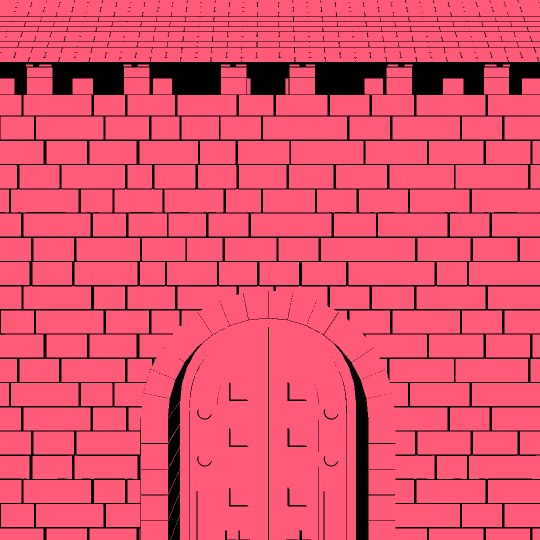
#> input picture resource/tile_P1HomeBase.png, 1080 x 1080 px (shown at 1/2 size)
$ python gui.py
#> lines starting #> are read from the running program, lines starting #| are printed output that depends on the picture
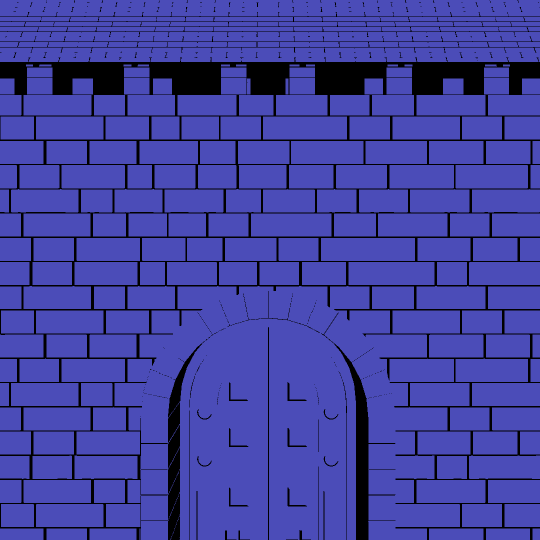
#> input picture resource/tile_P2HomeBase.png, 1080 x 1080 px (shown at 1/2 size)
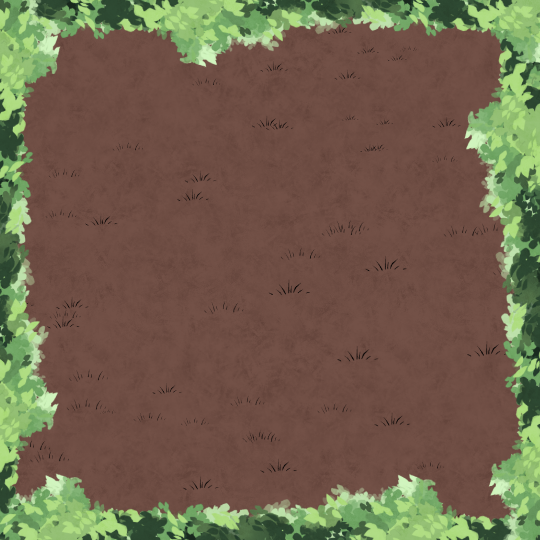
#> input picture resource/tile_ground.png, 1080 x 1080 px (shown at 1/2 size)
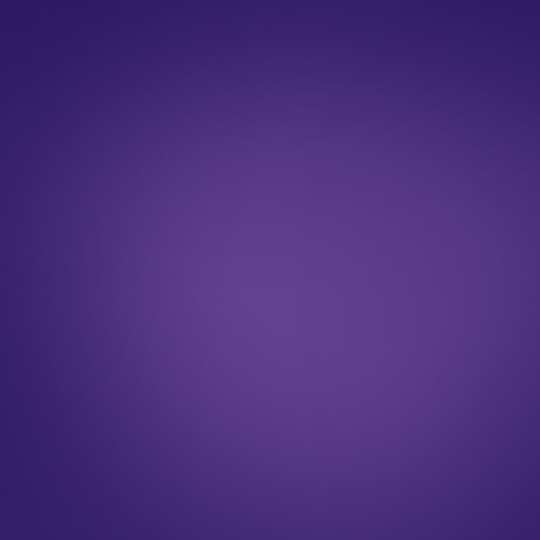
#> input picture resource/tile_poison.png, 1080 x 1080 px (shown at 1/2 size)
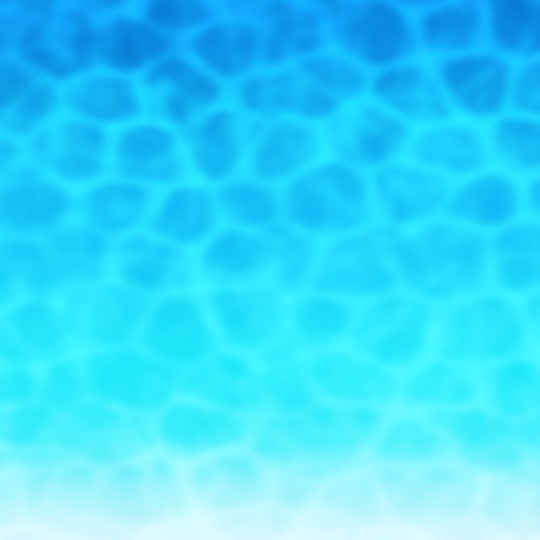
#> input picture resource/tile_water.png, 1080 x 1080 px (shown at 1/2 size)
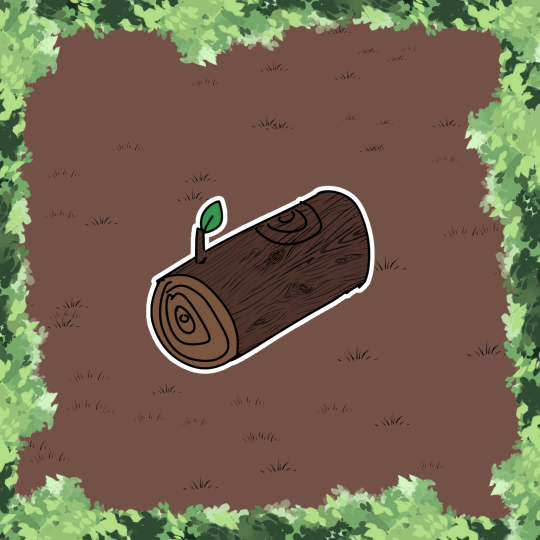
#> input picture resource/ground_wood.png, 1080 x 1080 px (shown at 1/2 size)
from tkinter import image_names
import math
import cv2
import os
from main import LittleBattle
from utilities import print_board

class GUI_file:
    p1_homebase = cv2.imread('./resource/tile_P1HomeBase.png')
    p1_homebase = cv2.resize(p1_homebase,(128,128))
    p2_homebase = cv2.imread('./resource/tile_P2HomeBase.png')
    p2_homebase = cv2.resize(p2_homebase,(128,128))

    tile_ground = cv2.imread('./resource/tile_ground.png')
    tile_ground = cv2.resize(tile_ground,(128,128))
    tile_poison = cv2.imread('./resource/tile_poison.png')
    tile_poison = cv2.resize(tile_poison,(128,128))
    tile_water = cv2.imread('./resource/tile_water.png')
    tile_water = cv2.resize(tile_water,(128,128))

    ground_wood = cv2.imread('./resource/ground_wood.png')
    ground_wood = cv2.resize(ground_wood,(128,128))
    ground_food = cv2.imread('./resource/ground_food.png')
#> (the run stopped early here; a loop or call above may not have finished)
